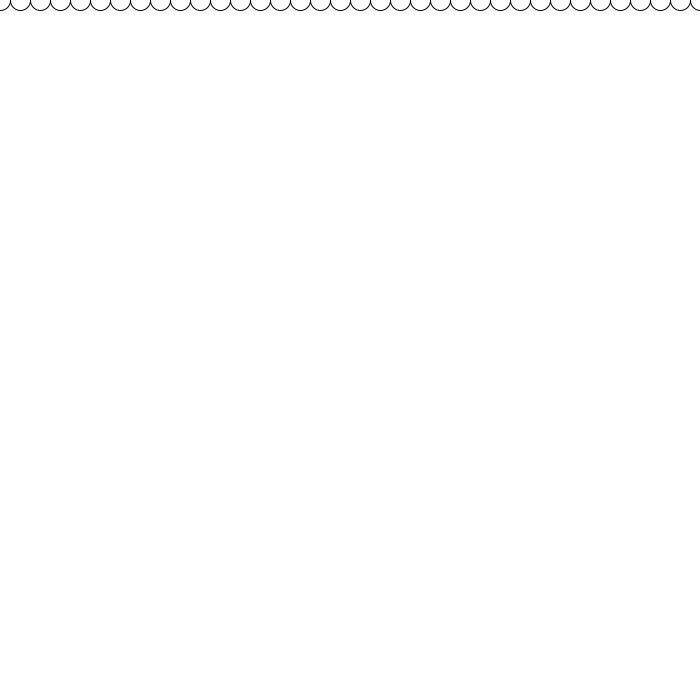
Frame 1 (no input)
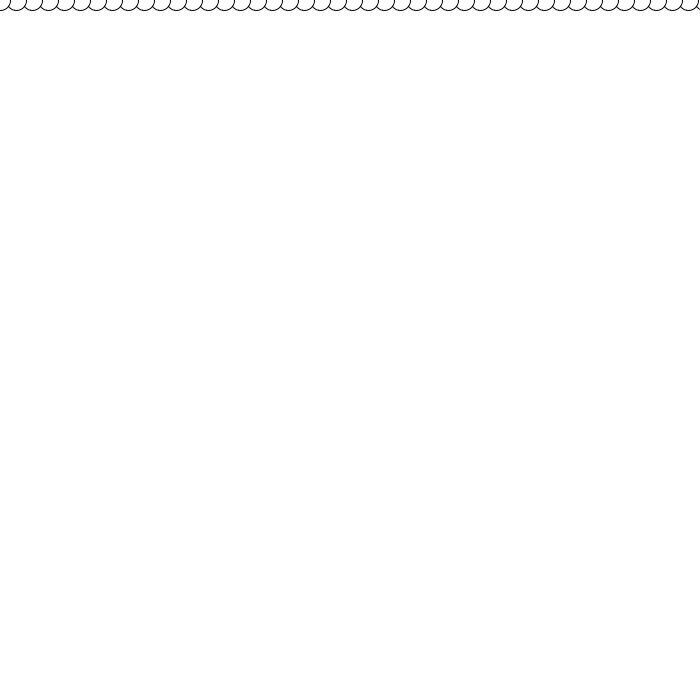
Frame 60 (the mouse pressed at the canvas centre just before this capture)
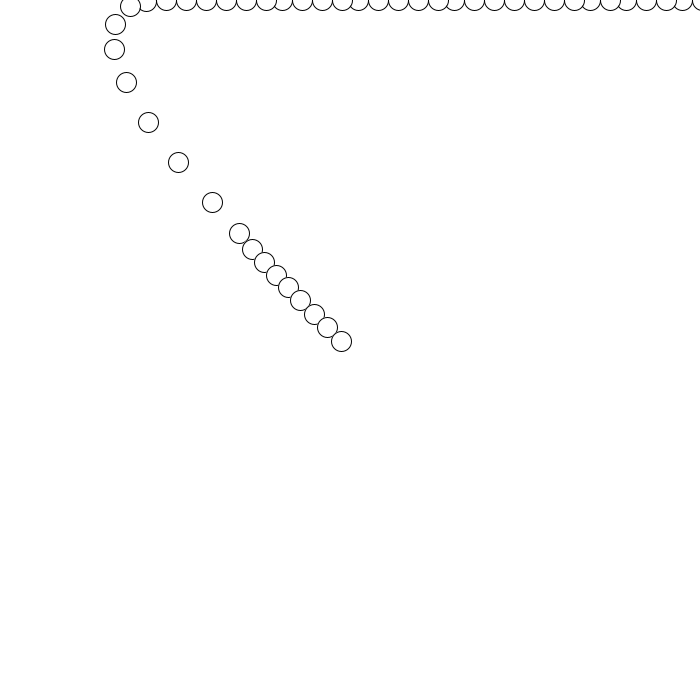
Frame 120 (the mouse held since frame 60 and released just before this capture)

The Processing sketch that drew these frames (run headless with seeded random() and noise(); from frame 60 on, the mouse is pressed at the canvas centre):

// Processing sketch: Attempting_Tentacle
// ── Attempting_Tentacle.pde
int height = 700;
int width = 700;
int segments = 50;
float reserveX = 0;
float reserveY = 0;

Circle[] circles = new Circle[segments];

void setup() {
  //size takes in (width, height) as params
  size(700, 700);
  background(255);
  for (int i = 0; i < segments; i++) {
    circles[i] = new Circle(i*20, 0); 
  }
}

void draw() {
  background(255, 255, 255);
  for (int i = segments - 1; i > 0; i--) {
      if (sqrt(pow(abs(circles[i].x - circles[i-1].x), 2) +
               pow(abs(circles[i].y - circles[i-1].y), 2)) >= circles[i].dim) {
      circles[i].x = circles[i].x + floor((.2 * (circles[i-1].x - circles[i].x)));
      circles[i].y = circles[i].y + floor((.2 * (circles[i-1].y - circles[i].y)));
          }
    circles[i-1].display();
  }
  reserveX = circles[0].x;
  reserveY = circles[0].y;
  circles[0].x = circles[0].x + floor((.1 * (mouseX - circles[0].x)));
  circles[0].y = circles[0].y + floor((.1 * (mouseY - circles[0].y)));
}
// ── circle.pde
class Circle {
 
  float x,y; // location
  float dim; // dimension
  //color c; // color
  
  Circle(float x, float y) {
    this.x = x;
    this.y = y;
    this.dim = 20;
  }
  
  void display() {
    ellipse(x, y, dim, dim);
  }
  
}
